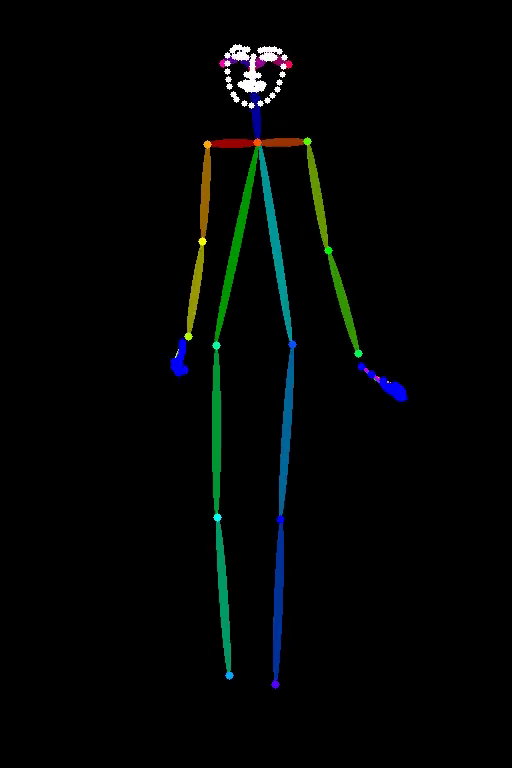
#> input picture frame 13 of Moore-AnimateAnyone-ref-clip-fuse/configs/inference/pose_videos/anyone-video-2_kps.mp4, 512 x 768 px, given in place of 076-nm-01-000.mp4, which was not available
$ python optical2.py
#> lines starting #> are read from the running program, lines starting #| are printed output that depends on the picture; pictures that were not available may be replaced by others from this repository, and a replacement may not be noted
import cv2
import numpy as np

def compute_optical_flow(prev_frame, next_frame):
    """
    计算两帧之间的光流（运动场）。
    """
    # 转换为灰度图像
    prev_gray = cv2.cvtColor(prev_frame, cv2.COLOR_BGR2GRAY)
    next_gray = cv2.cvtColor(next_frame, cv2.COLOR_BGR2GRAY)

    # 使用Farneback方法计算稠密光流
    flow = cv2.calcOpticalFlowFarneback(prev_gray, next_gray, None, 0.5, 3, 15, 3, 5, 1.2, 0)

    return flow

def compute_motion_field_consistency(flow1, flow2):
    """
    计算连续两帧之间的运动场一致性。
    比较光流场的差异。
    """
    # 计算两帧光流之间的差异（欧氏距离）
    diff = np.sqrt((flow1[..., 0] - flow2[..., 0])**2 + (flow1[..., 1] - flow2[..., 1])**2)

    # 计算差异的平均值和方差
    mean_diff = np.mean(diff)
    variance_diff = np.var(diff)

    return mean_diff, variance_diff

def main(video_path):
    # 打开视频文件
    cap = cv2.VideoCapture(video_path)

    if not cap.isOpened():
        print("Error: Could not open video.")
        return

    # 读取第一帧
    ret, prev_frame = cap.read()
#> prev_frame is the input picture: shape (768, 512, 3); mean B, G, R 4.2, 4.9, 2.6
    if not ret:
        print("Error: Failed to read the video frame.")
        return

    # 初始化prev_flow为None，因为第一帧没有前一帧来计算光流
    prev_flow = None

    # 存储运动一致性度量
    consistency_scores = []

    while True:
        ret, next_frame = cap.read()
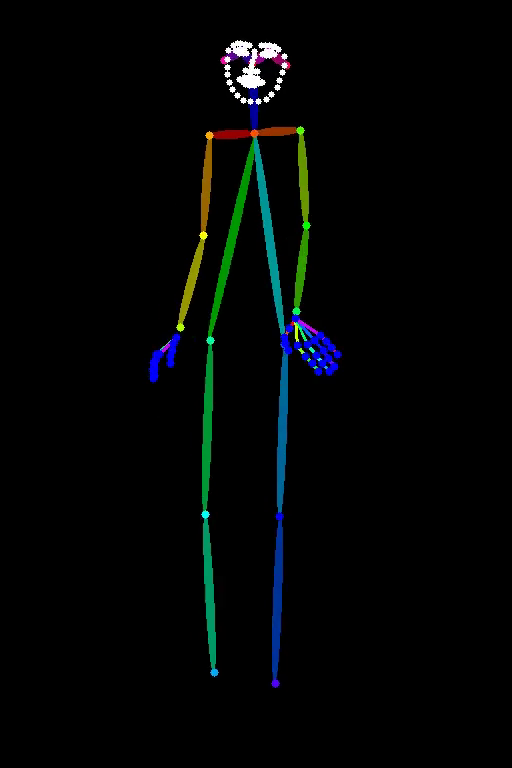
#> input picture frame 14 of Moore-AnimateAnyone-ref-clip-fuse/configs/inference/pose_videos/anyone-video-2_kps.mp4, 512 x 768 px, given in place of 076-nm-01-000.mp4, which was not available
#> next_frame is the input picture: shape (768, 512, 3); mean B, G, R 4.7, 5, 2.6
        if not ret:
            break

        # 计算光流场
        flow = compute_optical_flow(prev_frame, next_frame)
#> in compute_optical_flow, `prev_gray = cv2.cvtColor(prev_frame, cv2.COLOR_BGR2GRAY)`:
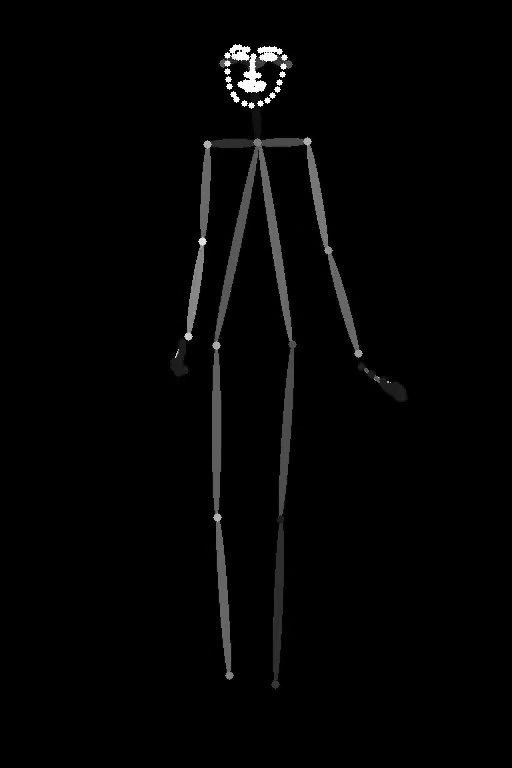
#> prev_gray: shape (768, 512); min 0, max 255, mean 4.1
#> in compute_optical_flow, `next_gray = cv2.cvtColor(next_frame, cv2.COLOR_BGR2GRAY)`:
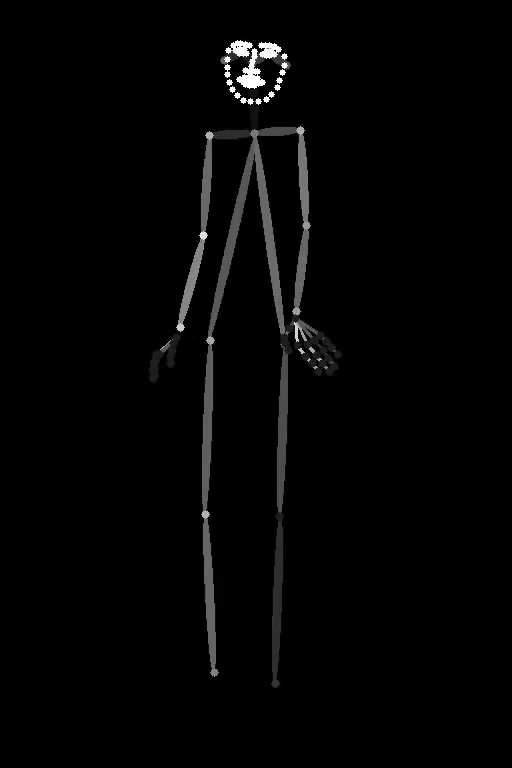
#> next_gray: shape (768, 512); min 0, max 255, mean 4.2

        # 如果prev_flow存在，计算一致性
        if prev_flow is not None:
            # 计算连续帧之间的运动一致性
            mean_diff, variance_diff = compute_motion_field_consistency(prev_flow, flow)
            consistency_scores.append(mean_diff)

        # 更新上一帧和上一帧的光流
        prev_frame = next_frame
        prev_flow = flow

    # 计算所有帧之间一致性的平均值
    average_consistency = np.mean(consistency_scores)
    print(f"Average Motion Consistency: {average_consistency}")

    cap.release()


# 输入视频路径
gen_video_path = "/home/xk/pht/small_tools/perfect_vid_2/076/076-nm-01-"  # 替换为你的视频路径
num = ["000", "018", "036", "054", "072", "090", "108", "126", "144", "162", "180"]

gen_video_path_list = [gen_video_path + i + ".mp4" for i in num]
for i in gen_video_path_list:
    main(i)

$ run again, starting later in the video
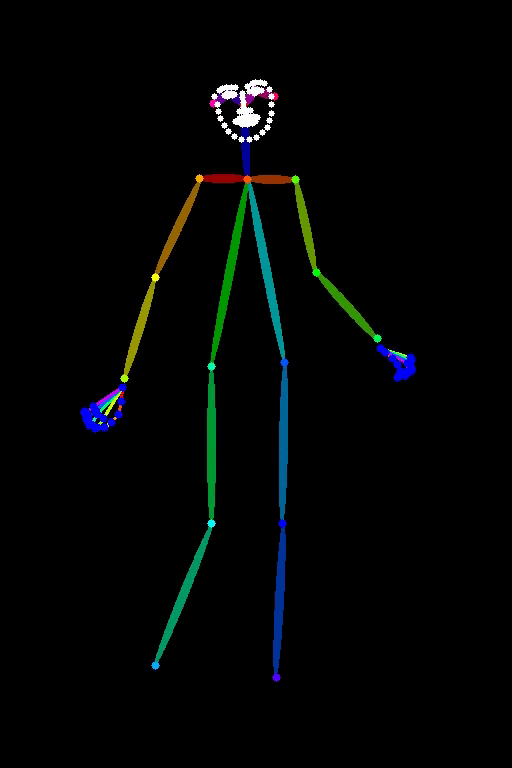
#> input picture frame 61 of Moore-AnimateAnyone-ref-clip-fuse/configs/inference/pose_videos/anyone-video-2_kps.mp4, 512 x 768 px, given in place of 076-nm-01-000.mp4, which was not available
#> in main, prev_frame is the input picture: shape (768, 512, 3); mean B, G, R 4.3, 4.8, 2.6
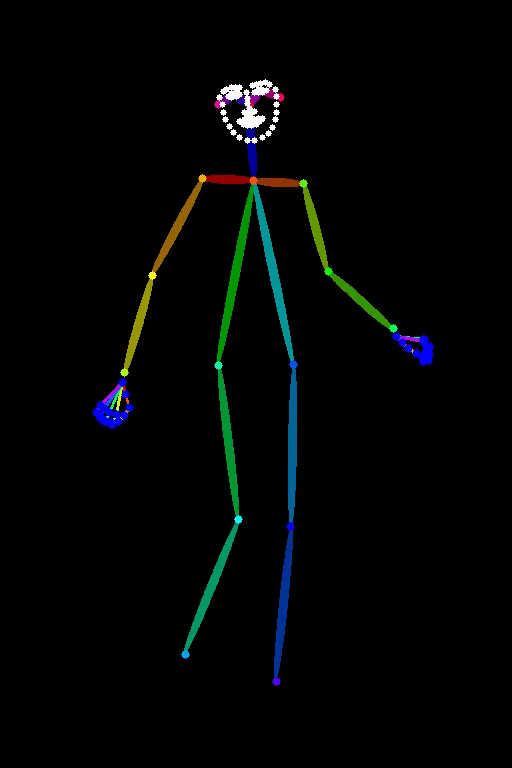
#> input picture frame 62 of Moore-AnimateAnyone-ref-clip-fuse/configs/inference/pose_videos/anyone-video-2_kps.mp4, 512 x 768 px, given in place of 076-nm-01-000.mp4, which was not available
#> in main, next_frame is the input picture: shape (768, 512, 3); mean B, G, R 4.3, 4.7, 2.6
#> in compute_optical_flow, `next_gray = cv2.cvtColor(next_frame, cv2.COLOR_BGR2GRAY)`:
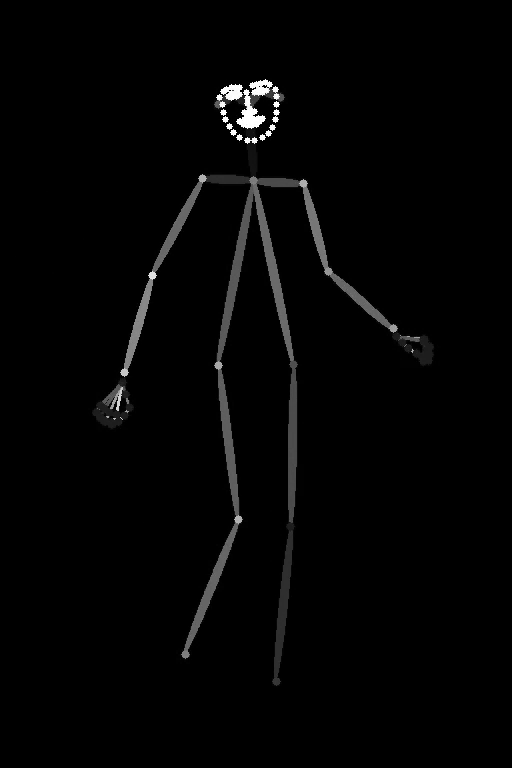
#> next_gray: shape (768, 512); min 0, max 255, mean 4

$ run again, starting later in the video
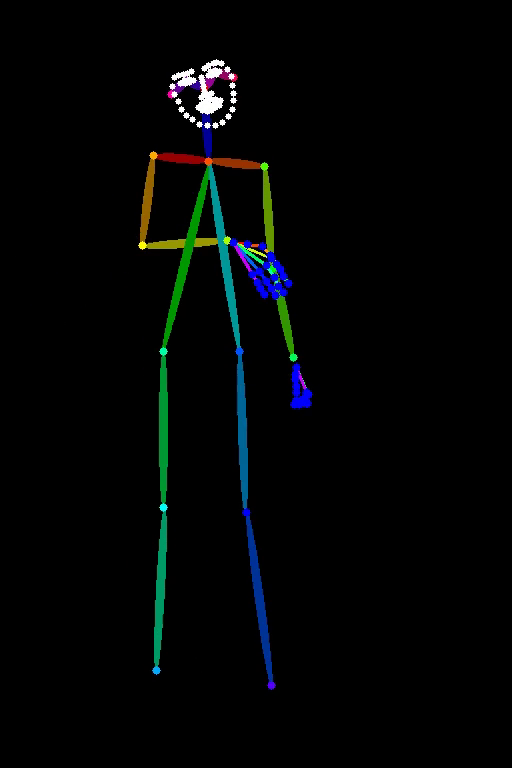
#> input picture frame 108 of Moore-AnimateAnyone-ref-clip-fuse/configs/inference/pose_videos/anyone-video-2_kps.mp4, 512 x 768 px, given in place of 076-nm-01-000.mp4, which was not available
#> in main, prev_frame is the input picture: shape (768, 512, 3); mean B, G, R 4.6, 4.7, 2.5
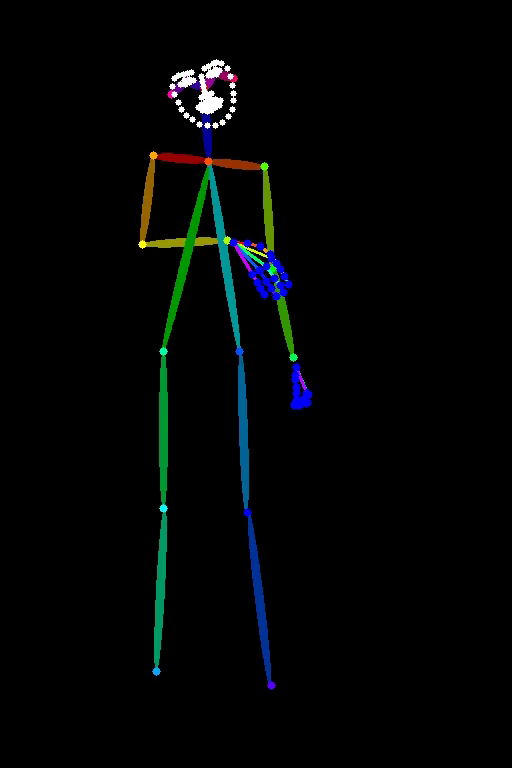
#> input picture frame 109 of Moore-AnimateAnyone-ref-clip-fuse/configs/inference/pose_videos/anyone-video-2_kps.mp4, 512 x 768 px, given in place of 076-nm-01-000.mp4, which was not available
#> in main, next_frame is the input picture: shape (768, 512, 3); mean B, G, R 4.7, 4.7, 2.6
#> in compute_optical_flow, `prev_gray = cv2.cvtColor(prev_frame, cv2.COLOR_BGR2GRAY)`:
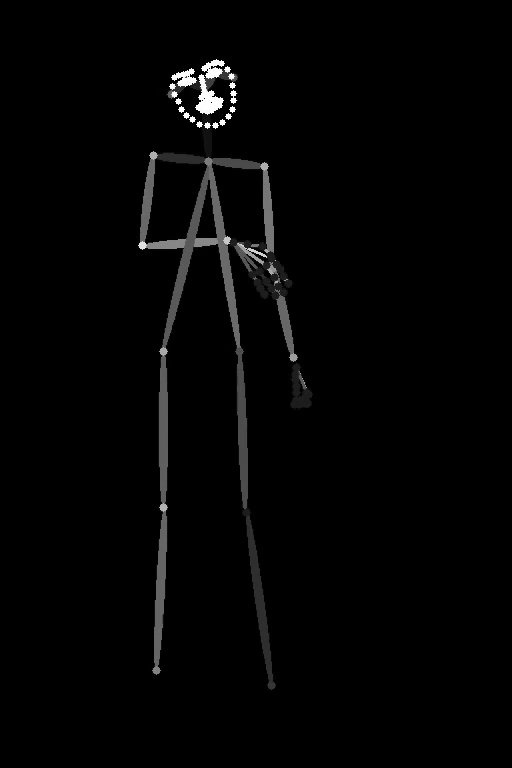
#> prev_gray: shape (768, 512); min 0, max 255, mean 4.1
